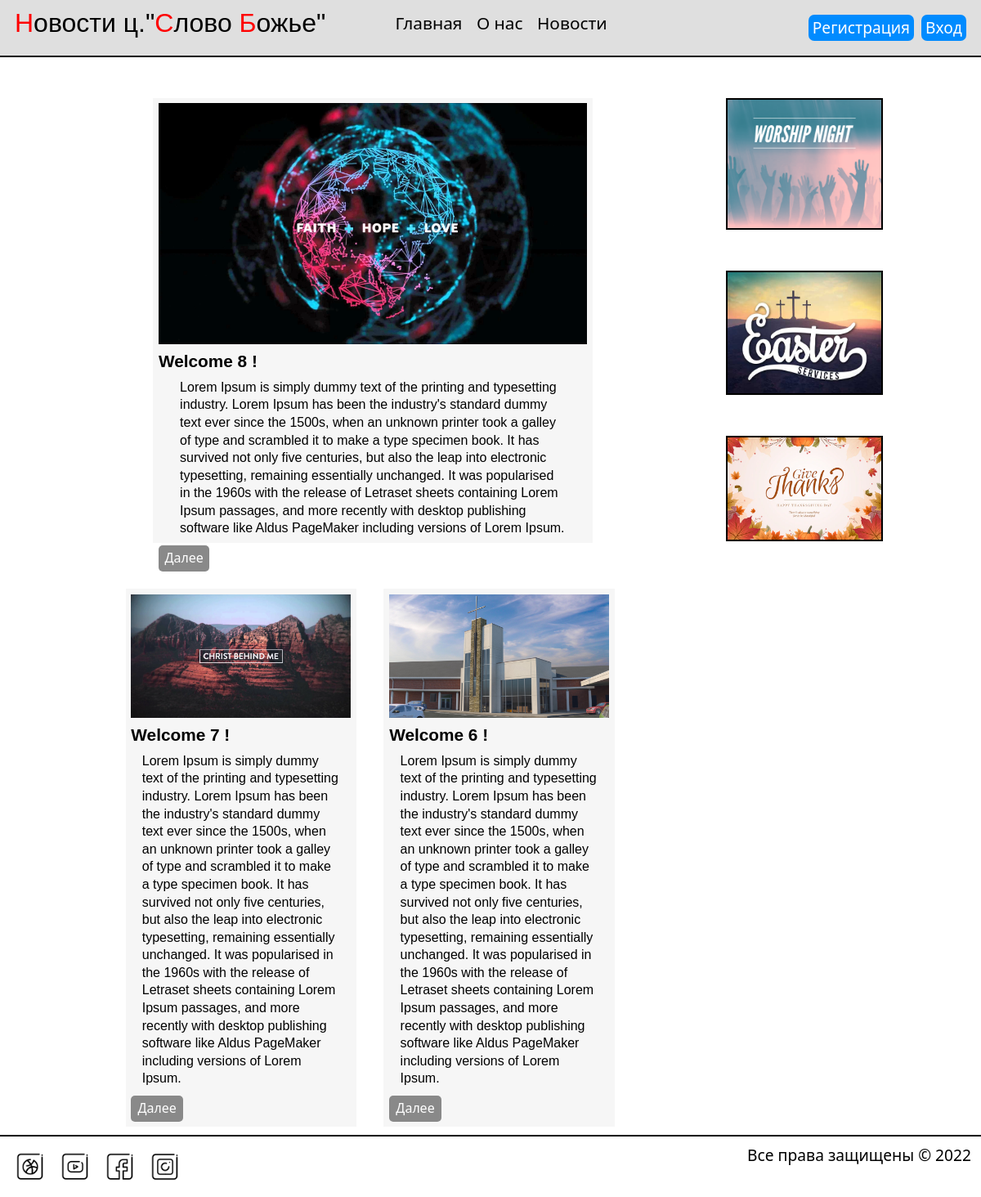
The page / on the database its author committed.
### tables this page shows
CREATE TABLE `news` (
  `id` int(11) UNSIGNED NOT NULL,
  `title` varchar(255) NOT NULL,
  `full_text` text NOT NULL
);

### functions/functions.php (called while the page is built, shortened)
<?php
	require_once "connect.php";
	function getNews ($limit, $id) {
		global $mysqli;
		if($id)
			$where = "WHERE `id` = ".$id;
		else
			$where = null;
		$result = $mysqli->query("SELECT * FROM `news` $where ORDER BY `id` DESC LIMIT $limit");
		if(!$id)
			return resultToArray ($result);
		else
			return $result->fetch_assoc();
	}
	function resultToArray ($result) {
		$array = array();
		while (($row = $result->fetch_assoc()) != false)
			$array[] = $row;
		return $array;
	}
?>

### index.php (the view, shortened to what this page needs)
<!DOCTYPE html>
<html>
<head>
	<?php
		require_once "functions/functions.php";
		require_once "blocks/head.php";
		$news = getNews (3, $id);
	?>
</head>
<body>
	<?php require_once "blocks/header.php"?>
	<div id="wrapper">
		<div id="leftCol">
		<?php
			for ($i = 0; $i < count($news); $i++) {
				if($i == 0)
					echo "<div id=\"bigArticle\">";
				else
					echo "<div class=\"article\">";
				echo '<img src="img/articles/'.$news[$i]["id"].'.jpg" alt="Статья '.$news[$i]["id"].'" title="Статья '.$news[$i]["id"].'">
				<h2>'.$news[$i]["title"].'</h2>
				<p>'.$news[$i]["full_text"].'</p>
				<a href="article.php?id='.$news[$i]["id"].'">
					<div class="more">Далее</div>
				</a>
			</div>';
			if($i == 0)
				echo "<div class=\"clear\"><br></div>";
			}
		?>
	</div>
		<?php require_once "blocks/rightCol.php"?>
	</div>
	<?php require_once "blocks/footer.php"?>
</body>
</html>

### blocks/head.php (shortened to what this page needs)
<link rel="stylesheet" type="text/css" href="css/style.css">

### blocks/header.php
<?php
	require_once "blocks/head.php";
?>
<header>
	<div id="logo">
		<a href="index.php" title="На главную"><span>Н</span>овости ц."<span>С</span>лово <span>Б</span>ожье"</a>
	</div>
	<div id="menuHead">
		<a href="index.php">
				<div style="margin-right: 5%">Главная</div>
		</a>
		<a href="about.php">
				<div style="margin-right: 5%">О нас</div>
		</a>
		<a href="news.php">
				<div>Новости</div>
		</a>
	</div>
	<div id="regAuth">
		<a href="auth.php">
			<div style="margin-left: 3%">Вход</div>
		</a>
		<a href="registration.php">
			<div>Регистрация</div>
		</a>
	</div>
</header>

### blocks/rightCol.php
<div id="rightCol">
	<div class="banner">
		<img src="img/banner_1.png" alt="Реклама" title="Реклама">
	</div>
	<div class="banner">
		<img src="img/banner_2.jpg" alt="Реклама" title="Реклама">
	</div>
	<div class="banner">
		<img src="img/banner_3.png" alt="Реклама" title="Реклама">
	</div>
</div>

### blocks/footer.php
<?php
	require_once "blocks/head.php";
?>
<footer>
	<div id="social">
		<a href="https://www.slovoboga.org" title="Наш сайт" target="_blank">
			<img src="img/web.png" alt="WEB" title="WEB">
		</a>
		<a href="https://www.youtube.com/c/SlovoTVLIVE" title="Наш Ютуб канал" target="_blank">
			<img src="img/ytub.png" alt="YT" title="YT">
		</a>
		<a href="https://www.facebook.com/slovotv" title="Наш группа в Facebook" target="_blank">
			<img src="img/fb.png" alt="FB" title="FB">
		</a>
		<a href="https://www.instagram.com/wogyouth/" title="Наш Инстаграм" target="_blank">
			<img src="img/inst.png" alt="INST" title="INST">
		</a>
	</div>
	<div id="rights">
		Все права защищены &copy; <?php echo date('Y')?>
	</div>
</footer>

### css/style.css (style rules this page uses)
* { margin: 0; padding: 0; outline: none; }
html { height: 100% }
body { width: 100%; height: 100%; background-color: #fff; color: #000000; font-family: "Segoe UI", Arial, sans-serif; font-size: 1em; line-height: 135%; }
img { max-width: 100%; height: auto; width: auto\9; display: block; }
a { color: #000000; text-decoration: none; }
a, a:hover { -webkit-transition: all.2s ease; -moz-transition: all.2s ease; -ms-transition: all.2s ease; -o-transition: all.2s ease; transition: all.2s ease; }
.clear { clear: both; }
header { width: 97%; float: left; padding: 1.5%; background-color: #DFDFDF; border-bottom: 2px solid black; margin-bottom: 50px; }
header #logo { width: 40%; float: left; }
header #logo a { color: #000000; font-size: 2em; font-family: Bahnschrift SemiBold, sans-serif }
header #logo span { color: #FF0000; }
header #menuHead { width: 30%; float: left; }
header #menuHead div { float: left; font-size: 1.3em; }
header #regAuth { width: 26%; float: right; text-align: right; font-size: 1.2em; }
header #regAuth div { padding: 5px; background-color: #008BFF; float: right; border-radius: 7px; color: #ffff; }
#wrapper { width: 80%; float: left; margin-left: 10%; }
#wrapper #leftCol { width: 70%; margin-right: 10%; float: left; }
#wrapper #leftCol #bigArticle { width: 78%; margin-left: 10%; background-color: #f6f6f6; padding: 1%; }
#wrapper #leftCol #bigArticle img, #wrapper #leftCol .article img { width: 100%; float: left; margin-bottom: 10px; }
#wrapper #leftCol #bigArticle h2, #wrapper #leftCol .article h2 { font-size: 1.3em; color: #000000; margin-bottom: 10px; font-family: Lucida Sans, sans-serif; }
#wrapper #leftCol #bigArticle p, #wrapper #leftCol .article p { width: 90%; margin-left: 5%; font-family: Lucida Sans, sans-serif; }
#wrapper #leftCol #bigArticle div.more, #wrapper #leftCol .article div.more { padding: 5px; float: left; border-radius: 5px; background-color: #898989; color: #ffffff; text-align: center; margin-top: 10px; width: 10%; }
#wrapper #leftCol .article { width: 40%; margin-left: 5%; background-color: #f6f6f6; padding: 1%; float: left; }
#wrapper #leftCol .article div.more { width: 20%; }
#wrapper #rightCol { width: 20%; float: left; }
#wrapper #rightCol .banner { width: 100%; float: left; margin-bottom: 50px; border: 2px solid black; box-sizing: border-box; }
footer { width: 98%; float: left; padding: 1%; background-color: #ffffff; border-top: 2px solid black; margin-top: 10px; }
footer #social { float: left; width: 50%; }
footer #social img { width: 50px; height: 50px; float: left; margin-right: 5px; }
footer #rights { float: right; width: 50%; text-align: right; font-size: 1.2em; }

### rows shown on the page
news: shows a picture, title "Welcome 8 !", full_text "Lorem Ipsum is simply dummy text of the printing and typesetting industry. Lorem Ipsum has been the industry's standard dummy text ever since the 1500s, when an unknown printer took a galley of type and scrambled it to make a type specimen book. It has survived not only five centuries, but also the leap into electronic typesetting, remaining essentially unchanged. It was popularised in the 1960s with the release of Letraset sheets containing Lorem Ipsum passages, and more recently with desktop publishing software like Aldus PageMaker including versions of Lorem Ipsum."
news: shows a picture, title "Welcome 7 !", full_text "Lorem Ipsum is simply dummy text of the printing and typesetting industry. Lorem Ipsum has been the industry's standard dummy text ever since the 1500s, when an unknown printer took a galley of type and scrambled it to make a type specimen book. It has survived not only five centuries, but also the leap into electronic typesetting, remaining essentially unchanged. It was popularised in the 1960s with the release of Letraset sheets containing Lorem Ipsum passages, and more recently with desktop publishing software like Aldus PageMaker including versions of Lorem Ipsum."
news: shows a picture, title "Welcome 6 !", full_text "Lorem Ipsum is simply dummy text of the printing and typesetting industry. Lorem Ipsum has been the industry's standard dummy text ever since the 1500s, when an unknown printer took a galley of type and scrambled it to make a type specimen book. It has survived not only five centuries, but also the leap into electronic typesetting, remaining essentially unchanged. It was popularised in the 1960s with the release of Letraset sheets containing Lorem Ipsum passages, and more recently with desktop publishing software like Aldus PageMaker including versions of Lorem Ipsum."
